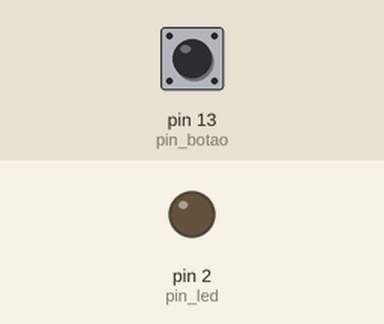
This sketch was run on a simulated Arduino Uno, built with avr-gcc and run on an emulated ATmega328P. Parts: output pins drawn as LEDs (lit = HIGH). The inputs (shaded band) are chosen by the test bench; at power-on: pin 13 (pin_botao) HIGH.

Above: at 1.2 s.
1.3 s: pin 13 (pin_botao) pulled LOW for 0.15 s
At 1.37 s:
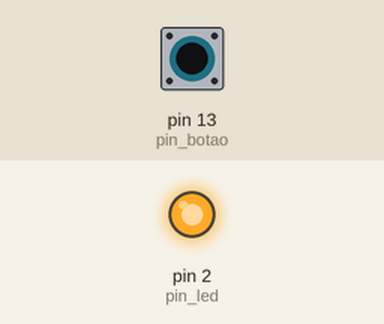
2.9 s: pin 13 (pin_botao) pulled LOW for 3.2 s
At 7.5 s:
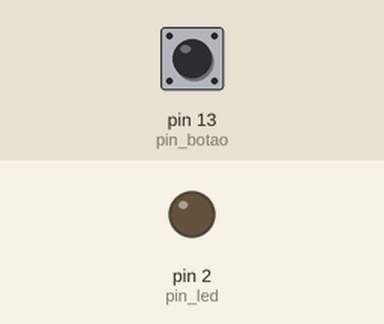
Timing chart, 0 to 9.0 s (numbered marks = the images above; inputs shaded):
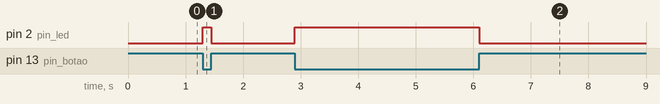

The sketch:

Teste_botao.ino
```cpp
//Teste de acionamento de um push button

//Definindo os componentes

 const int pin_botao = 13; //porta digital 13 sera o botao
 const int pin_led = 2; //porta digital 2 sera o led

void setup(){ //Progrmação inicial

 pinMode(pin_botao, INPUT_PULLUP); //inicializa o botao como entrada de informação
 pinMode(pin_led, OUTPUT); //inicializa o led como saida

}

void loop() { //Programação principal

 if (digitalRead(pin_botao) == LOW) { // Se o botão estiver apertado:

   digitalWrite(pin_led, HIGH); //Ligar led

 }

  else{ //Senão

   digitalWrite(pin_led, LOW); //Desliga o led

  }

}

//FIM
```

Measured:
- after the input at 1.3 s, pin 2 (pin_led): LOW → HIGH at once, → LOW 0.15 s later
- after the input at 2.9 s, pin 2 (pin_led): LOW → HIGH at once, → LOW 3.2 s later
